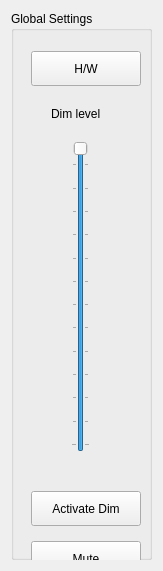
  <widget class="QWidget" name="horizontalLayoutWidget">
   <property name="geometry">
    <rect>
     <x>10</x>
     <y>20</y>
     <width>163</width>
     <height>571</height>
    </rect>
   </property>
   <layout class="QHBoxLayout" name="GlobalSetMain">
    <item>
     <widget class="QGroupBox" name="GlobalSet">
      <property name="whatsThis">
       <string comment="Activate/Deactivate the global volume diminution" extracomment="Activate/Deactivate the global volume diminution"/>
      </property>
      <property name="title">
       <string>Global Settings</string>
      </property>
      <widget class="QSlider" name="DimLevel">
       <property name="geometry">
        <rect>
         <x>60</x>
         <y>130</y>
         <width>19</width>
         <height>311</height>
        </rect>
       </property>
       <property name="minimum">
        <number>-127</number>
       </property>
       <property name="maximum">
        <number>0</number>
       </property>
       <property name="orientation">
        <enum>Qt::Vertical</enum>
       </property>
       <property name="invertedAppearance">
        <bool>false</bool>
       </property>
       <property name="tickPosition">
        <enum>QSlider::TicksBothSides</enum>
       </property>
       <property name="tickInterval">
        <number>10</number>
       </property>
      </widget>
      <widget class="QLabel" name="GlobalSetLabel">
       <property name="geometry">
        <rect>
         <x>40</x>
         <y>90</y>
         <width>77</width>
         <height>25</height>
        </rect>
       </property>
       <property name="text">
        <string>Dim level</string>
       </property>
      </widget>
      <widget class="QPushButton" name="GlobalDim">
       <property name="geometry">
        <rect>
         <x>20</x>
         <y>480</y>
         <width>110</width>
         <height>35</height>
        </rect>
       </property>
       <property name="whatsThis">
        <string/>
       </property>
       <property name="autoFillBackground">
        <bool>true</bool>
       </property>
       <property name="text">
        <string>Activate Dim</string>
       </property>
       <property name="checkable">
        <bool>true</bool>
       </property>
      </widget>
      <widget class="QPushButton" name="GlobalMute">
       <property name="geometry">
        <rect>
         <x>20</x>
         <y>530</y>
         <width>110</width>
         <height>35</height>
        </rect>
       </property>
       <property name="text">
        <string>Mute</string>
       </property>
       <property name="checkable">
        <bool>true</bool>
       </property>
      </widget>
      <widget class="QPushButton" name="HWSwitch">
       <property name="geometry">
        <rect>
         <x>20</x>
         <y>40</y>
         <width>110</width>
         <height>35</height>
        </rect>
       </property>
       <property name="text">
        <string>H/W</string>
       </property>
       <property name="checkable">
        <bool>true</bool>
       </property>
      </widget>
     </widget>
    </item>
   </layout>
  </widget>
